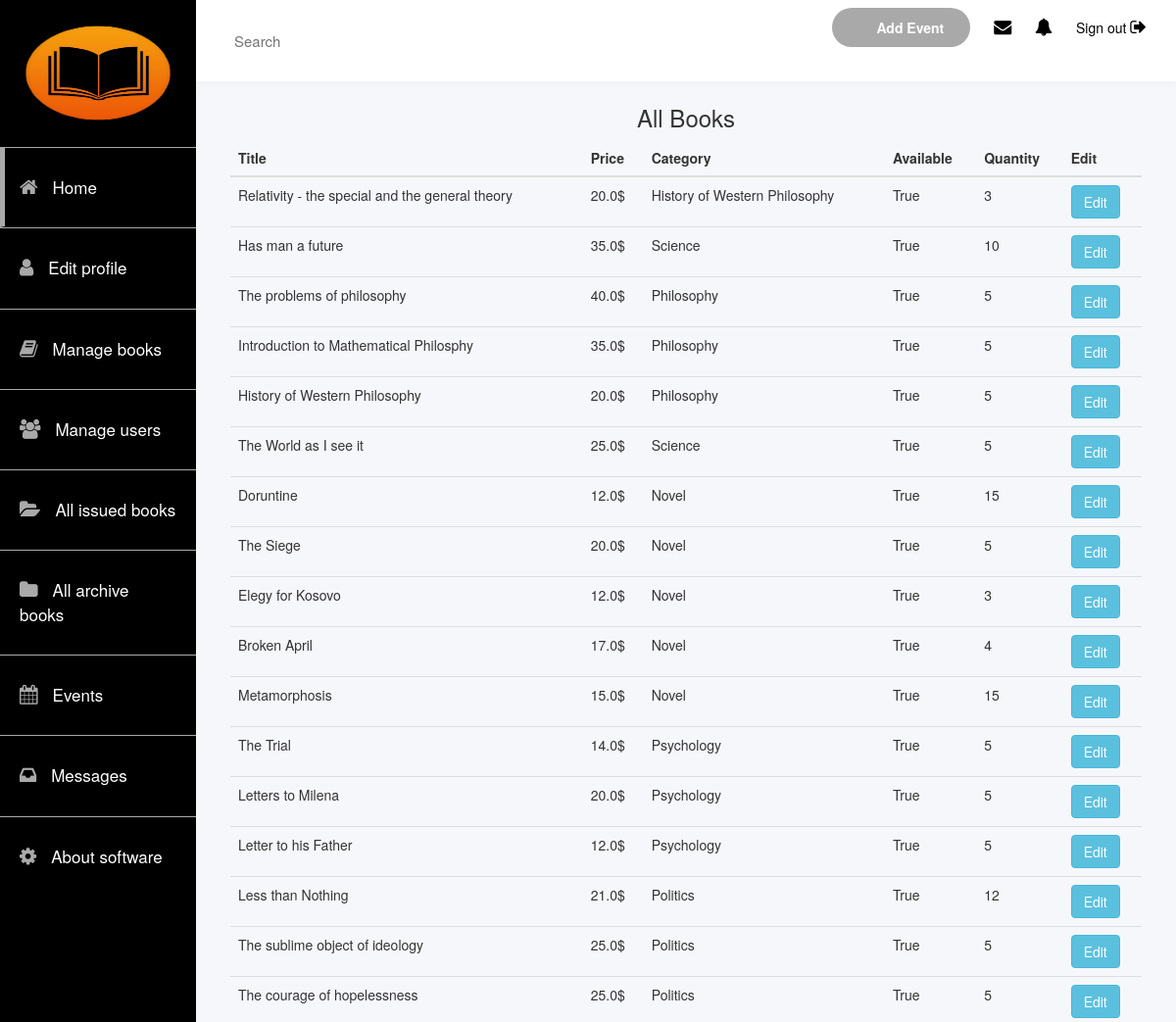
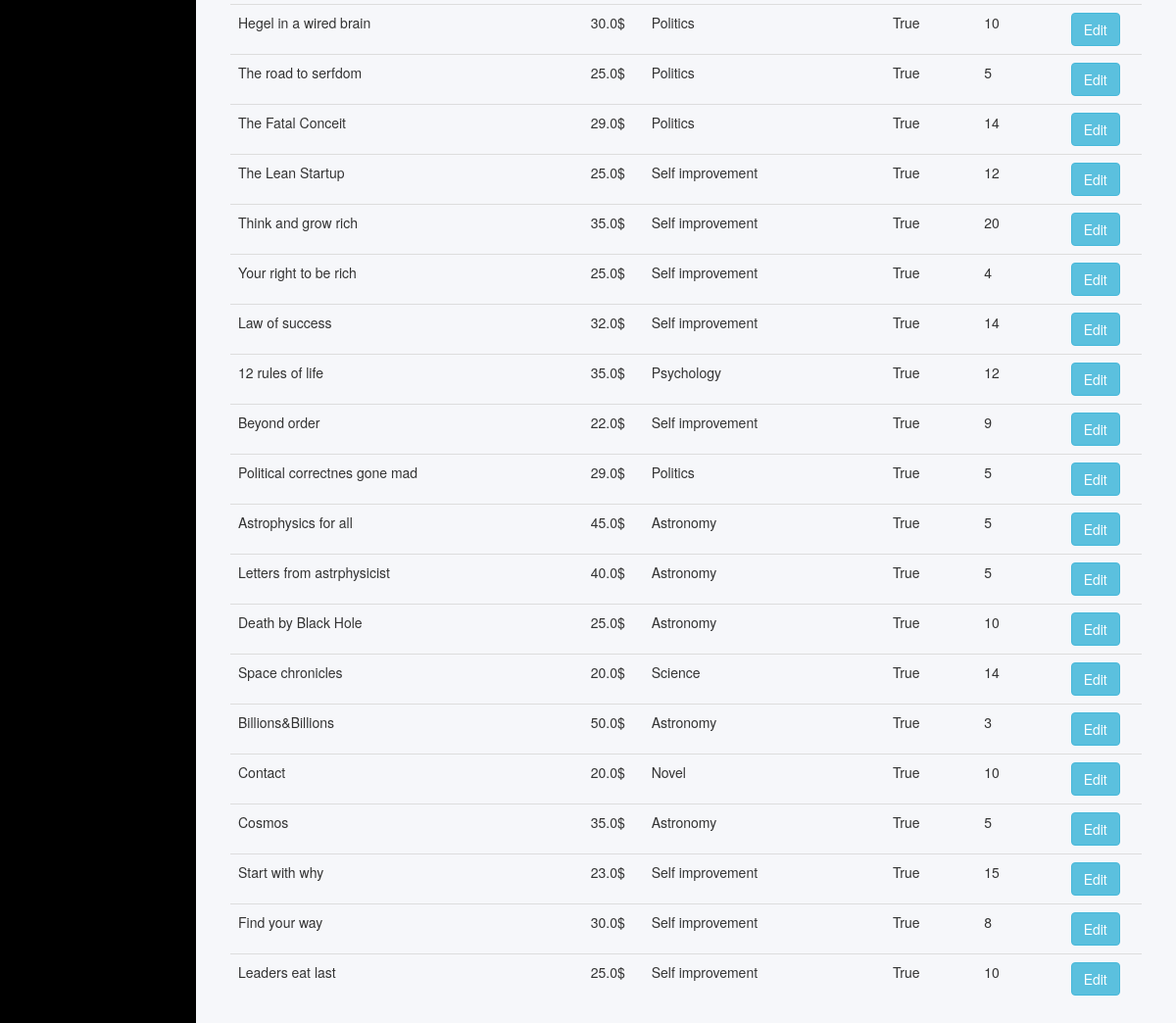
/library/manage-books/, run on an earlier commit of the app's database (2 pictures, top to bottom).
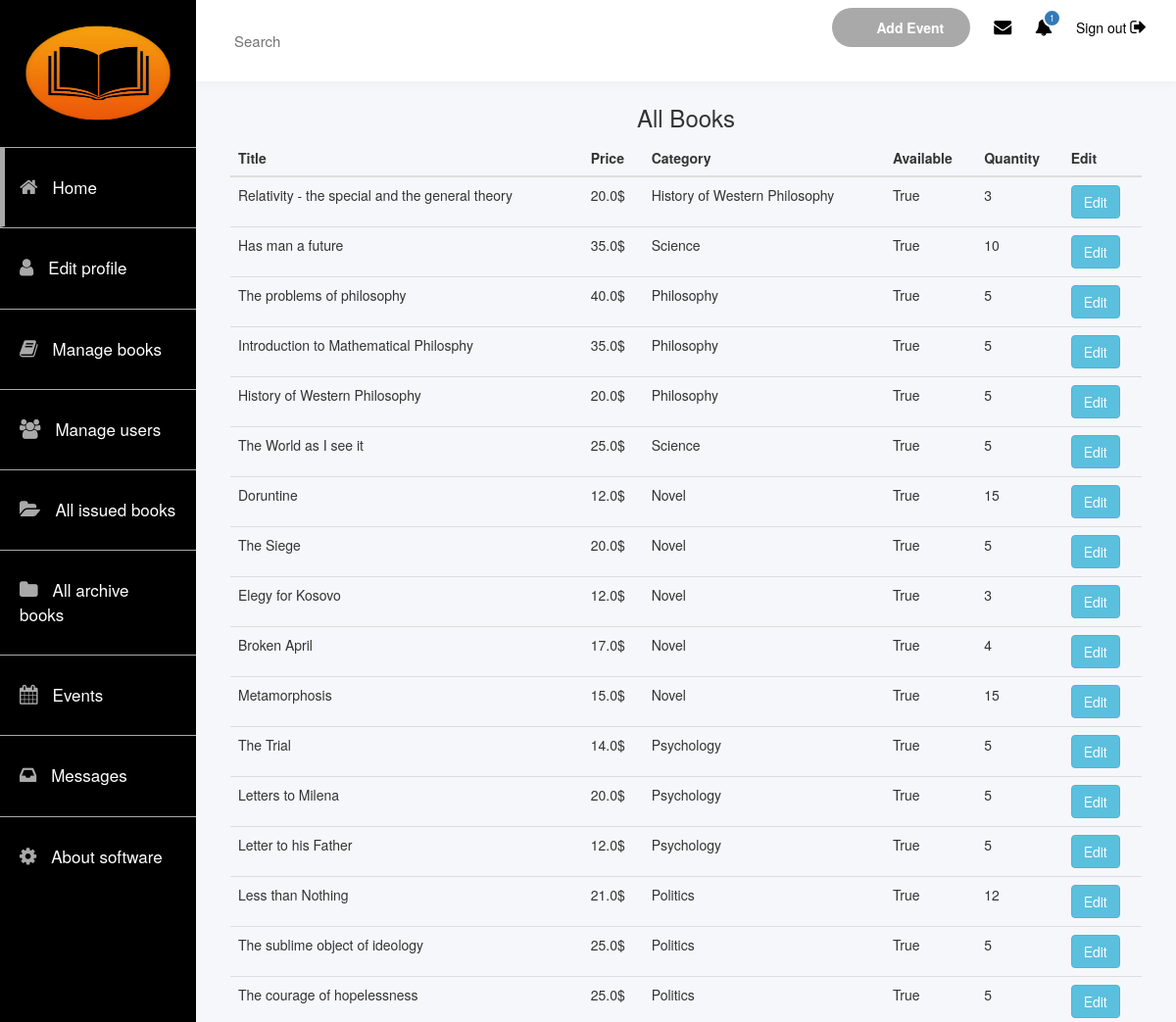
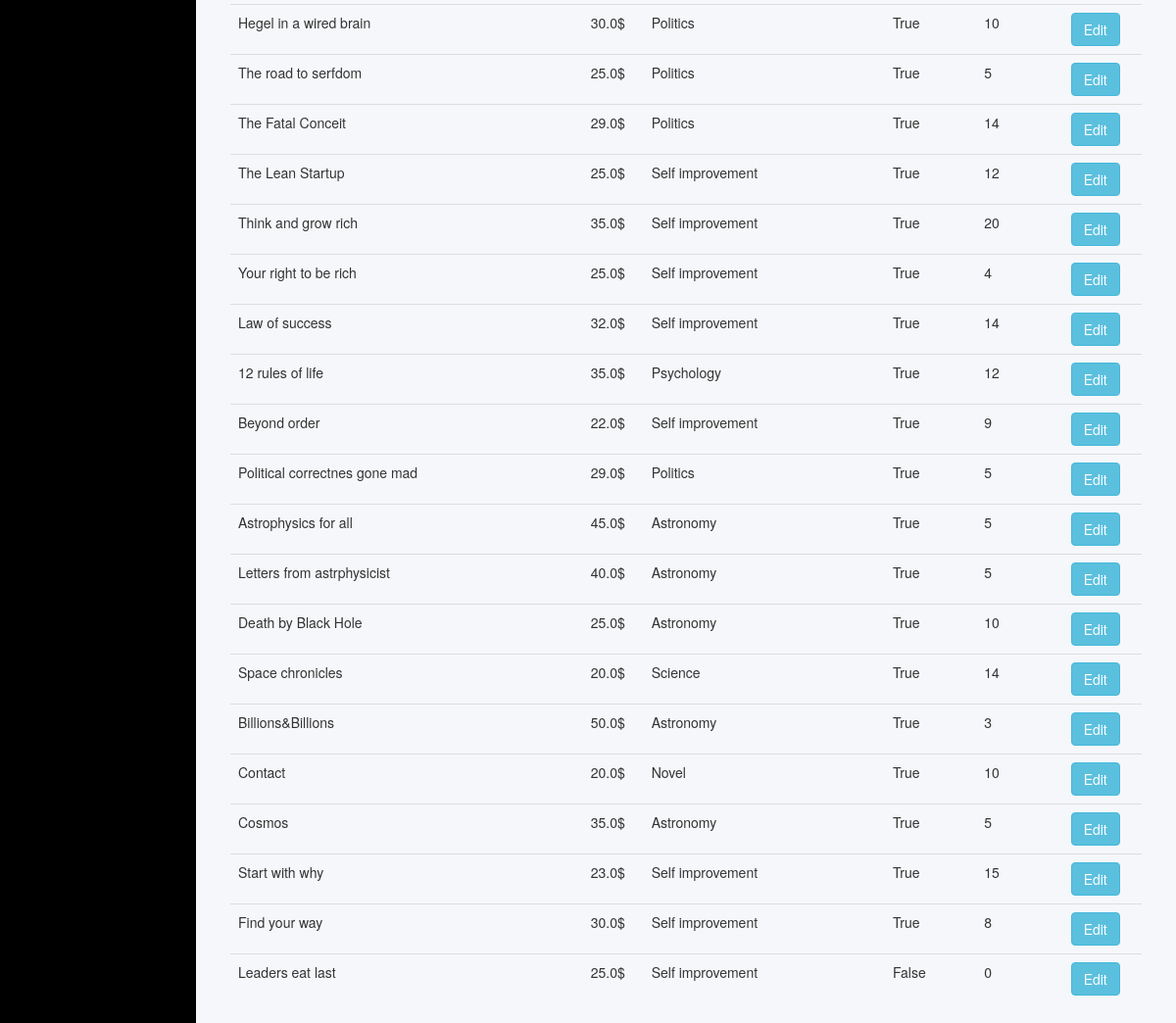
And on a later commit of the database (2 pictures, top to bottom).
### app/models.py (models this page shows, shortened)
class Book(models.Model):
    title = models.CharField(max_length=100)
    price = models.FloatField()
    available = models.BooleanField()
    category = models.CharField(max_length=200, default='Novel')
    quantity = models.IntegerField(default=1)
    author = models.ForeignKey(Author, on_delete=models.CASCADE)

### app/views.py (the view)
# urls.py: path('manage-books/', views.manage_books, name="manage_books"),
def manage_books(request):
    m = Message.objects.filter(marked=False).count()
    user = User.objects.filter(username=request.session.get('username')).first()
    inbox = alert.objects.filter(user=user, is_read=False)
    books = Book.objects.all()
    context = {
        'books': books,
        'length':m,
        'total_inbox':len(inbox),
    }
    return render(request, 'admin_books.html', context=context)

### app/templates/admin_books.html
{% extends 'admin.html' %}
{% block content %}
             <div class="user-dashboard">
                        <div class="row mb-5">
                            <h3 style="text-align: center;">All Books</h3>
                            <div class="col-md-12 col-sm-12 col-xs-12 gutter">
                                <table class="table">
                                      <thead class="thead">
                                        <tr>
                                          <th scope="col">Title</th>
                                          <th scope="col">Price</th>
                                          <th scope="col">Category</th>
                                          <th scope="col">Available</th>
                                          <th scope="col">Quantity</th>
                                          <th scope="col">Edit</th>
                                        </tr>
                                      </thead>
                                      <tbody>
                                      {% for b in books %}
                                        <tr>
                                          <td>{{b.title}}</td>
                                          <td>{{b.price}}$</td>
                                          <td>{{b.category}}</td>
                                           <td>{{b.available}}</td>
                                            <td>{{b.quantity}}</td>
                                            <td><button class="btn btn-info">Edit</button></td>
                                        </tr>
                                      {% endfor %}
                                      </tbody>
                                    </table>
                            </div>
                        </div>
        </div>
{% endblock %}

What changed in the data, as far as the page shows it:
changed Book "Leaders eat last": available "True" → "False"; quantity "10" → "0"
Also different on the page:
{{ length }}: (not shown) → "1"
